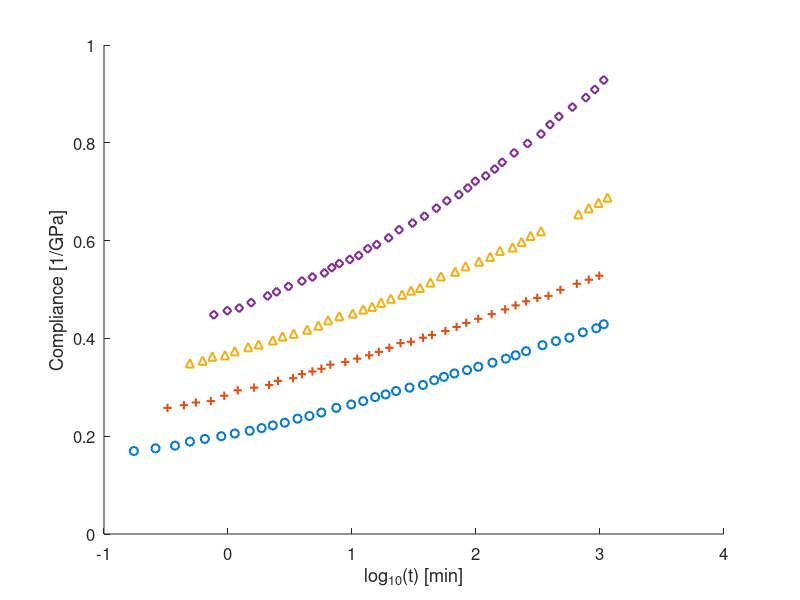
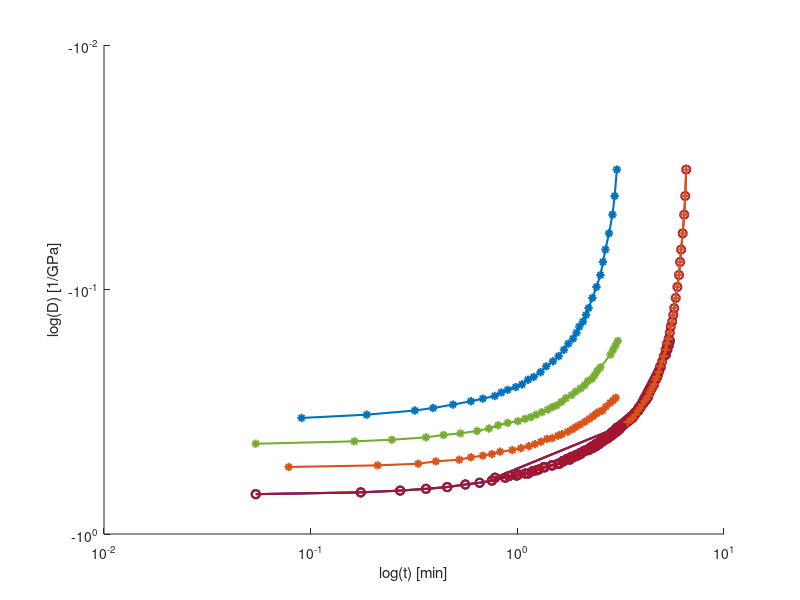
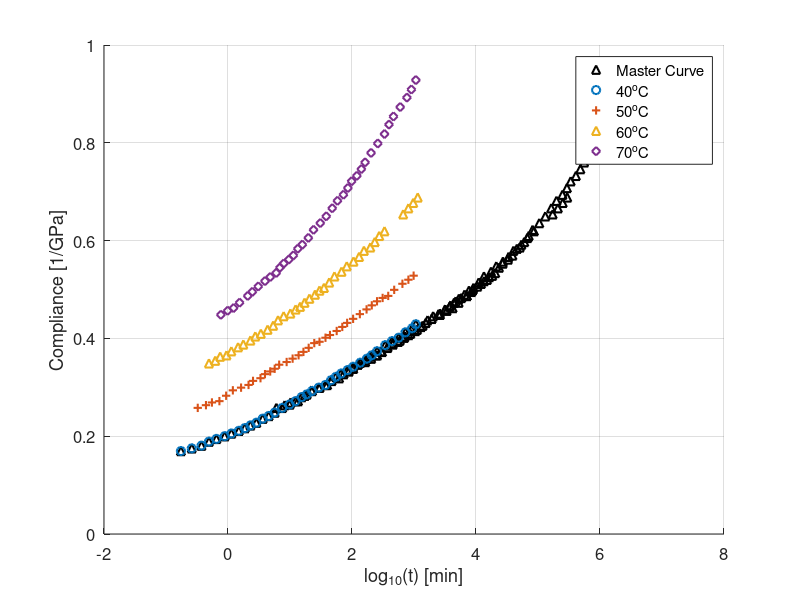

Reproduce these figures in MATLAB, in order.
% Shifting algorithm is from "The closed form t-T-P shifting (CFS)
% algorithm" by M. Gergesova, B. Zupancic, I. Saprunov, and I. Emri

temps = [40, 50, 60, 70]; % temp in degC
tref = temps(1);

t1 = load('forty.csv');
t2 = load('fifty.csv');
t3 = load('sixty.csv');
t4 = load('seventy.csv');


raw_times(:,1) = t1(:,1);
raw_times(:,2) = t2(:,1);
raw_times(:,3) = t3(:,1);
raw_times(:,4) = t4(:,1);

raw_comp(:,1) = t1(:,2);
raw_comp(:,2) = t2(:,2);
raw_comp(:,3) = t3(:,2);
raw_comp(:,4) = t4(:,2);

figure(1)
marker = ['o+^d'];
for k = 1:length(temps)
    hold on
    plot(raw_times(:,k), raw_comp(:,k), marker(k),'Linewidth', 1.5)
end
xlabel('log_{10}(t) [min]')
ylabel('Compliance [1/GPa]')
set(gca, 'Fontsize', 12)

times = raw_times;
comp = log10(raw_comp);
ref_time = times(:,1);
ref_comp = comp(:,1);

figure(2)
for k = 1:length(temps) -1
    % find overlab region
    next_time = times(:,k+1);
    next_comp = comp(:,k+1);

    [~, ol_start] = min(next_comp);
    [~, ol_end] = max(ref_comp);
    u_ind = find(next_comp(:,1) >= next_comp(ol_start) & next_comp(:,1) <= ref_comp(ol_end));
    l_ind = find(ref_comp(:,1) >= next_comp(ol_start) & ref_comp(:,1) <= ref_comp(ol_end));

    U = [next_time(u_ind), next_comp(u_ind)];
    L = [ref_time(l_ind), ref_comp(l_ind)];

    % A is an intermediate variable representing the area within the overlaping
    % region of the two compliance curves
    A = sum((0.5 * (L(2:end,1) + L(1:end-1,1))) .* (L(2:end,2) - L(1:end-1,2)));

    % b is an intermediate variable
    b = sum((0.5 * (U(2:end,1) + U(1:end-1,1))) .* (U(2:end,2) - U(1:end-1,2)));

    log_shift_factor = (A - b) / (L(end,2) - U(1,2));
    shift_factor = 10^(log_shift_factor);
    shifted_time = next_time + log_shift_factor;
    ref_time = [ref_time; shifted_time];
    ref_comp = [ref_comp; next_comp];
    
    hold on
    loglog(ref_time, ref_comp, '-o', 'LineWidth', 1.5)
    loglog(next_time, next_comp, '-*', 'LineWidth', 1.5)
    loglog(shifted_time, next_comp, '-+', 'LineWidth', 1.5)
end
figure(2)
xlabel('log(t) [min]')
ylabel('log(D) [1/GPa]')

master_comp = 10.^ref_comp;
figure(3)
hold on
plot(ref_time,master_comp, 'k^', 'LineWidth', 1.5)
marker = ['o+^d'];
for k = 1:length(temps)
    hold on
    plot(raw_times(:,k), raw_comp(:,k), marker(k),'Linewidth', 1.5)
end
grid on
set(gca, 'Fontsize', 12)
xlabel('log_{10}(t) [min]')
ylabel('Compliance [1/GPa]')
legend({'Master Curve', '40^oC', '50^oC', '60^oC', '70^oC', })
